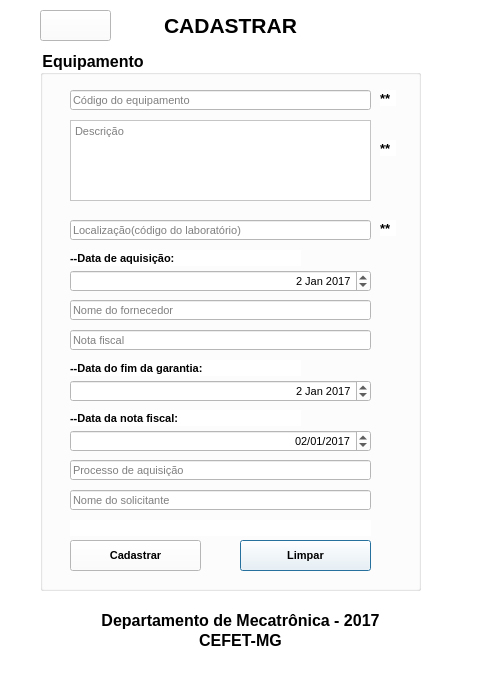
<?xml version="1.0" encoding="UTF-8"?>
<ui version="4.0">
 <class>CadasEquip</class>
 <widget class="QDialog" name="CadasEquip">
  <property name="geometry">
   <rect>
    <x>0</x>
    <y>0</y>
    <width>487</width>
    <height>673</height>
   </rect>
  </property>
  <property name="minimumSize">
   <size>
    <width>487</width>
    <height>673</height>
   </size>
  </property>
  <property name="maximumSize">
   <size>
    <width>487</width>
    <height>673</height>
   </size>
  </property>
  <property name="windowTitle">
   <string>CONTROLE DE PATRIMONIO</string>
  </property>
  <property name="styleSheet">
   <string notr="true">background-color: rgb(255, 255, 255);</string>
  </property>
  <widget class="QGroupBox" name="groupBox">
   <property name="geometry">
    <rect>
     <x>40</x>
     <y>50</y>
     <width>381</width>
     <height>541</height>
    </rect>
   </property>
   <property name="font">
    <font>
     <pointsize>12</pointsize>
     <weight>75</weight>
     <bold>true</bold>
    </font>
   </property>
   <property name="title">
    <string>Equipamento</string>
   </property>
   <widget class="QLineEdit" name="cod">
    <property name="geometry">
     <rect>
      <x>30</x>
      <y>40</y>
      <width>301</width>
      <height>20</height>
     </rect>
    </property>
    <property name="font">
     <font>
      <pointsize>8</pointsize>
      <weight>50</weight>
      <bold>false</bold>
     </font>
    </property>
    <property name="placeholderText">
     <string>Código do equipamento</string>
    </property>
   </widget>
   <widget class="QTextEdit" name="descricao">
    <property name="geometry">
     <rect>
      <x>30</x>
      <y>70</y>
      <width>301</width>
      <height>81</height>
     </rect>
    </property>
    <property name="font">
     <font>
      <pointsize>8</pointsize>
      <weight>50</weight>
      <bold>false</bold>
     </font>
    </property>
    <property name="placeholderText">
     <string>Descrição</string>
    </property>
   </widget>
   <widget class="QLineEdit" name="fornecedor">
    <property name="geometry">
     <rect>
      <x>30</x>
      <y>250</y>
      <width>301</width>
      <height>20</height>
     </rect>
    </property>
    <property name="font">
     <font>
      <pointsize>8</pointsize>
      <weight>50</weight>
      <bold>false</bold>
     </font>
    </property>
    <property name="placeholderText">
     <string>Nome do fornecedor </string>
    </property>
   </widget>
   <widget class="QLineEdit" name="nota_fiscal">
    <property name="geometry">
     <rect>
      <x>30</x>
      <y>280</y>
      <width>301</width>
      <height>20</height>
     </rect>
    </property>
    <property name="font">
     <font>
      <pointsize>8</pointsize>
      <weight>50</weight>
      <bold>false</bold>
     </font>
    </property>
    <property name="placeholderText">
     <string>Nota fiscal</string>
    </property>
   </widget>
   <widget class="QPushButton" name="pushButton_2">
    <property name="geometry">
     <rect>
      <x>200</x>
      <y>490</y>
      <width>131</width>
      <height>31</height>
     </rect>
    </property>
    <property name="font">
     <font>
      <pointsize>8</pointsize>
      <weight>75</weight>
      <bold>true</bold>
     </font>
    </property>
    <property name="text">
     <string>Limpar</string>
    </property>
   </widget>
   <widget class="QPushButton" name="btn_confirma">
    <property name="geometry">
     <rect>
      <x>30</x>
      <y>490</y>
      <width>131</width>
      <height>31</height>
     </rect>
    </property>
    <property name="font">
     <font>
      <pointsize>8</pointsize>
      <weight>75</weight>
      <bold>true</bold>
     </font>
    </property>
    <property name="text">
     <string>Cadastrar</string>
    </property>
   </widget>
   <widget class="QDateEdit" name="data_aquisicao">
    <property name="geometry">
     <rect>
      <x>30</x>
      <y>220</y>
      <width>301</width>
      <height>22</height>
     </rect>
    </property>
    <property name="font">
     <font>
      <pointsize>8</pointsize>
      <weight>50</weight>
      <bold>false</bold>
     </font>
    </property>
    <property name="alignment">
     <set>Qt::AlignRight|Qt::AlignTrailing|Qt::AlignVCenter</set>
    </property>
    <property name="date">
     <date>
      <year>2017</year>
      <month>1</month>
      <day>2</day>
     </date>
    </property>
   </widget>
   <widget class="QLabel" name="label_5">
    <property name="geometry">
     <rect>
      <x>30</x>
      <y>200</y>
      <width>231</width>
      <height>16</height>
     </rect>
    </property>
    <property name="font">
     <font>
      <pointsize>8</pointsize>
      <weight>75</weight>
      <bold>true</bold>
     </font>
    </property>
    <property name="text">
     <string>--Data de aquisição:</string>
    </property>
   </widget>
   <widget class="QDateEdit" name="data_fiscal">
    <property name="geometry">
     <rect>
      <x>30</x>
      <y>380</y>
      <width>301</width>
      <height>22</height>
     </rect>
    </property>
    <property name="font">
     <font>
      <pointsize>8</pointsize>
      <weight>50</weight>
      <bold>false</bold>
     </font>
    </property>
    <property name="alignment">
     <set>Qt::AlignRight|Qt::AlignTrailing|Qt::AlignVCenter</set>
    </property>
    <property name="maximumDateTime">
     <datetime>
      <hour>23</hour>
      <minute>59</minute>
      <second>59</second>
      <year>7999</year>
      <month>12</month>
      <day>29</day>
     </datetime>
    </property>
    <property name="minimumDateTime">
     <datetime>
      <hour>0</hour>
      <minute>0</minute>
      <second>0</second>
      <year>1752</year>
      <month>9</month>
      <day>16</day>
     </datetime>
    </property>
    <property name="displayFormat">
     <string>dd/MM/yyyy</string>
    </property>
    <property name="date">
     <date>
      <year>2017</year>
      <month>1</month>
      <day>2</day>
     </date>
    </property>
   </widget>
   <widget class="QLabel" name="label_6">
    <property name="geometry">
     <rect>
      <x>30</x>
      <y>360</y>
      <width>231</width>
      <height>16</height>
     </rect>
    </property>
    <property name="font">
     <font>
      <pointsize>8</pointsize>
      <weight>75</weight>
      <bold>true</bold>
     </font>
    </property>
    <property name="text">
     <string>--Data da nota fiscal:</string>
    </property>
   </widget>
   <widget class="QLineEdit" name="aquisicao">
    <property name="geometry">
     <rect>
      <x>30</x>
      <y>410</y>
      <width>301</width>
      <height>20</height>
     </rect>
    </property>
    <property name="font">
     <font>
      <pointsize>8</pointsize>
      <weight>50</weight>
      <bold>false</bold>
     </font>
    </property>
    <property name="placeholderText">
     <string>Processo de aquisição</string>
    </property>
   </widget>
   <widget class="QLineEdit" name="solicitante">
    <property name="geometry">
     <rect>
      <x>30</x>
      <y>440</y>
      <width>301</width>
      <height>20</height>
     </rect>
    </property>
    <property name="font">
     <font>
      <pointsize>8</pointsize>
      <weight>50</weight>
      <bold>false</bold>
     </font>
    </property>
    <property name="placeholderText">
     <string>Nome do solicitante</string>
    </property>
   </widget>
   <widget class="QLineEdit" name="localizacao">
    <property name="geometry">
     <rect>
      <x>30</x>
      <y>170</y>
      <width>301</width>
      <height>20</height>
     </rect>
    </property>
    <property name="font">
     <font>
      <pointsize>8</pointsize>
      <weight>50</weight>
      <bold>false</bold>
     </font>
    </property>
    <property name="placeholderText">
     <string>Localização(código do laboratório)</string>
    </property>
   </widget>
   <widget class="QLabel" name="mensagem">
    <property name="geometry">
     <rect>
      <x>30</x>
      <y>470</y>
      <width>301</width>
      <height>16</height>
     </rect>
    </property>
    <property name="text">
     <string/>
    </property>
   </widget>
   <widget class="QLabel" name="label_2">
    <property name="geometry">
     <rect>
      <x>340</x>
      <y>40</y>
      <width>16</width>
      <height>16</height>
     </rect>
    </property>
    <property name="font">
     <font>
      <pointsize>10</pointsize>
      <weight>75</weight>
      <bold>true</bold>
     </font>
    </property>
    <property name="text">
     <string>**</string>
    </property>
   </widget>
   <widget class="QLabel" name="label_7">
    <property name="geometry">
     <rect>
      <x>340</x>
      <y>90</y>
      <width>16</width>
      <height>16</height>
     </rect>
    </property>
    <property name="font">
     <font>
      <pointsize>10</pointsize>
      <weight>75</weight>
      <bold>true</bold>
     </font>
    </property>
    <property name="text">
     <string>**</string>
    </property>
   </widget>
   <widget class="QLabel" name="label_8">
    <property name="geometry">
     <rect>
      <x>340</x>
      <y>170</y>
      <width>16</width>
      <height>16</height>
     </rect>
    </property>
    <property name="font">
     <font>
      <pointsize>10</pointsize>
      <weight>75</weight>
      <bold>true</bold>
     </font>
    </property>
    <property name="text">
     <string>**</string>
    </property>
   </widget>
   <widget class="QLabel" name="label_9">
    <property name="geometry">
     <rect>
      <x>30</x>
      <y>310</y>
      <width>231</width>
      <height>16</height>
     </rect>
    </property>
    <property name="font">
     <font>
      <pointsize>8</pointsize>
      <weight>75</weight>
      <bold>true</bold>
     </font>
    </property>
    <property name="text">
     <string>--Data do fim da garantia:</string>
    </property>
   </widget>
   <widget class="QDateEdit" name="data_aquisicao_2">
    <property name="geometry">
     <rect>
      <x>30</x>
      <y>330</y>
      <width>301</width>
      <height>22</height>
     </rect>
    </property>
    <property name="font">
     <font>
      <pointsize>8</pointsize>
      <weight>50</weight>
      <bold>false</bold>
     </font>
    </property>
    <property name="alignment">
     <set>Qt::AlignRight|Qt::AlignTrailing|Qt::AlignVCenter</set>
    </property>
    <property name="date">
     <date>
      <year>2017</year>
      <month>1</month>
      <day>2</day>
     </date>
    </property>
   </widget>
  </widget>
  <widget class="QLabel" name="label_3">
   <property name="geometry">
    <rect>
     <x>0</x>
     <y>610</y>
     <width>481</width>
     <height>20</height>
    </rect>
   </property>
   <property name="font">
    <font>
     <pointsize>12</pointsize>
     <weight>75</weight>
     <bold>true</bold>
    </font>
   </property>
   <property name="text">
    <string>Departamento de Mecatrônica - 2017</string>
   </property>
   <property name="alignment">
    <set>Qt::AlignCenter</set>
   </property>
  </widget>
  <widget class="QLabel" name="label_4">
   <property name="geometry">
    <rect>
     <x>0</x>
     <y>630</y>
     <width>481</width>
     <height>20</height>
    </rect>
   </property>
   <property name="font">
    <font>
     <pointsize>12</pointsize>
     <weight>75</weight>
     <bold>true</bold>
    </font>
   </property>
   <property name="text">
    <string>CEFET-MG</string>
   </property>
   <property name="alignment">
    <set>Qt::AlignCenter</set>
   </property>
  </widget>
  <widget class="QLabel" name="label">
   <property name="geometry">
    <rect>
     <x>0</x>
     <y>10</y>
     <width>461</width>
     <height>31</height>
    </rect>
   </property>
   <property name="font">
    <font>
     <pointsize>16</pointsize>
     <weight>75</weight>
     <bold>true</bold>
    </font>
   </property>
   <property name="text">
    <string>CADASTRAR</string>
   </property>
   <property name="alignment">
    <set>Qt::AlignCenter</set>
   </property>
  </widget>
  <widget class="QPushButton" name="pushButton_3">
   <property name="geometry">
    <rect>
     <x>40</x>
     <y>10</y>
     <width>71</width>
     <height>31</height>
    </rect>
   </property>
   <property name="minimumSize">
    <size>
     <width>61</width>
     <height>31</height>
    </size>
   </property>
   <property name="maximumSize">
    <size>
     <width>100</width>
     <height>100</height>
    </size>
   </property>
   <property name="styleSheet">
    <string notr="true">background-image: url(:/img/img/voltar.png);</string>
   </property>
   <property name="text">
    <string/>
   </property>
  </widget>
 </widget>
 <resources/>
 <connections>
  <connection>
   <sender>pushButton_3</sender>
   <signal>clicked()</signal>
   <receiver>label</receiver>
   <slot>close()</slot>
   <hints>
    <hint type="sourcelabel">
     <x>66</x>
     <y>24</y>
    </hint>
    <hint type="destinationlabel">
     <x>62</x>
     <y>38</y>
    </hint>
   </hints>
  </connection>
  <connection>
   <sender>pushButton_3</sender>
   <signal>clicked()</signal>
   <receiver>CadasEquip</receiver>
   <slot>close()</slot>
   <hints>
    <hint type="sourcelabel">
     <x>84</x>
     <y>35</y>
    </hint>
    <hint type="destinationlabel">
     <x>-1</x>
     <y>76</y>
    </hint>
   </hints>
  </connection>
  <connection>
   <sender>pushButton_2</sender>
   <signal>clicked()</signal>
   <receiver>solicitante</receiver>
   <slot>clear()</slot>
   <hints>
    <hint type="sourcelabel">
     <x>307</x>
     <y>554</y>
    </hint>
    <hint type="destinationlabel">
     <x>228</x>
     <y>498</y>
    </hint>
   </hints>
  </connection>
  <connection>
   <sender>pushButton_2</sender>
   <signal>clicked()</signal>
   <receiver>aquisicao</receiver>
   <slot>clear()</slot>
   <hints>
    <hint type="sourcelabel">
     <x>336</x>
     <y>540</y>
    </hint>
    <hint type="destinationlabel">
     <x>193</x>
     <y>476</y>
    </hint>
   </hints>
  </connection>
  <connection>
   <sender>pushButton_2</sender>
   <signal>clicked()</signal>
   <receiver>nota_fiscal</receiver>
   <slot>clear()</slot>
   <hints>
    <hint type="sourcelabel">
     <x>336</x>
     <y>540</y>
    </hint>
    <hint type="destinationlabel">
     <x>285</x>
     <y>343</y>
    </hint>
   </hints>
  </connection>
  <connection>
   <sender>pushButton_2</sender>
   <signal>clicked()</signal>
   <receiver>fornecedor</receiver>
   <slot>clear()</slot>
   <hints>
    <hint type="sourcelabel">
     <x>329</x>
     <y>545</y>
    </hint>
    <hint type="destinationlabel">
     <x>212</x>
     <y>319</y>
    </hint>
   </hints>
  </connection>
  <connection>
   <sender>pushButton_2</sender>
   <signal>clicked()</signal>
   <receiver>localizacao</receiver>
   <slot>clear()</slot>
   <hints>
    <hint type="sourcelabel">
     <x>351</x>
     <y>540</y>
    </hint>
    <hint type="destinationlabel">
     <x>306</x>
     <y>227</y>
    </hint>
   </hints>
  </connection>
  <connection>
   <sender>pushButton_2</sender>
   <signal>clicked()</signal>
   <receiver>descricao</receiver>
   <slot>clear()</slot>
   <hints>
    <hint type="sourcelabel">
     <x>334</x>
     <y>543</y>
    </hint>
    <hint type="destinationlabel">
     <x>200</x>
     <y>161</y>
    </hint>
   </hints>
  </connection>
  <connection>
   <sender>pushButton_2</sender>
   <signal>clicked()</signal>
   <receiver>cod</receiver>
   <slot>clear()</slot>
   <hints>
    <hint type="sourcelabel">
     <x>348</x>
     <y>540</y>
    </hint>
    <hint type="destinationlabel">
     <x>227</x>
     <y>102</y>
    </hint>
   </hints>
  </connection>
 </connections>
</ui>
